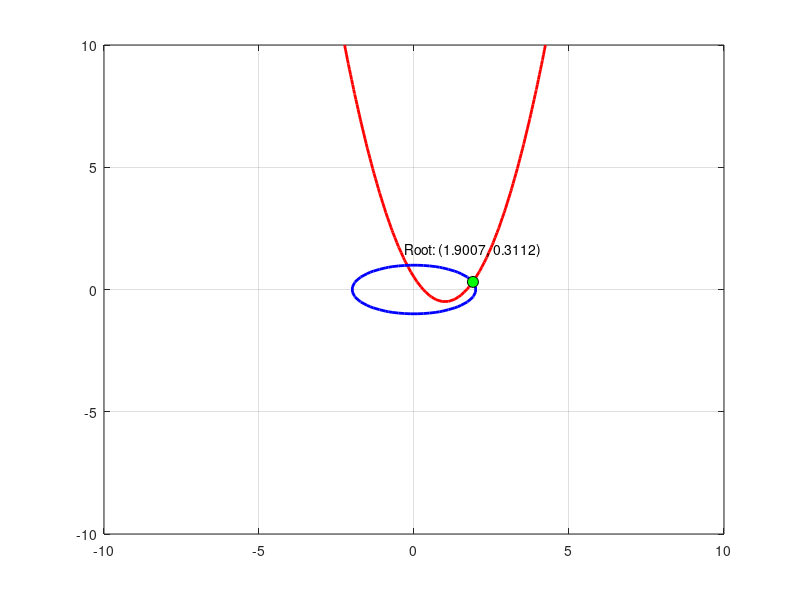

Reproduce this figure in MATLAB. (Note: this script raises an error after producing the figure.)
root = csvread("results.csv"); 

fid = fopen("metadata.txt", "r");
if fid == -1
    error("metadata.txt not found.");
end

fgetl(fid); 
variables_line = fgetl(fid);
variables = strsplit(variables_line, ", ");

fgetl(fid); 
eqn1_str = fgetl(fid); 
eqn2_str = fgetl(fid); 
fclose(fid);

eqn1 = @(x, y) eval(eqn1_str);
eqn2 = @(x, y) eval(eqn2_str);

if length(variables) == 2
    x = linspace(-10, 10, 100); 
    y = linspace(-10, 10, 100);
    [X, Y] = meshgrid(x, y);

    Z1 = arrayfun(eqn1, X, Y);
    Z2 = arrayfun(eqn2, X, Y);

    contour(X, Y, Z1, [0 0], 'r', 'LineWidth', 2); hold on;
    contour(X, Y, Z2, [0 0], 'b', 'LineWidth', 2); hold on;

    plot(root(1), root(2), 'ko', 'MarkerFaceColor', 'g', 'MarkerSize', 8);

    text(root(1), root(2) + 1, sprintf("Root: (%.4f, %.4f)", root(1), root(2)), ...
         'VerticalAlignment', 'bottom', 'HorizontalAlignment', 'center', ...
         'FontSize', 10, 'Color', 'k');

    grid on; 
    ax = gca;
    ax.XMinorGrid = 'on';
    ax.YMinorGrid = 'on'; 
    ax.MinorGridLineStyle = ':'; 
    ax.GridLineStyle = '--'; 

    axis equal;

    title("Solution of Nonlinear Equations", 'FontWeight', 'bold', 'FontSize', 14); 
    xlabel("x-axis", 'FontWeight', 'bold', 'FontSize', 12); 
    ylabel("y-axis", 'FontWeight', 'bold', 'FontSize', 12); 
    legend("Equation 1", "Equation 2", "Root", 'Location', 'best');
    hold off;

else
    disp("Plotting for more than 2 variables is not supported in this script.");
end
